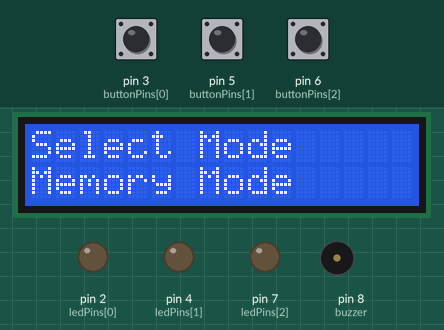
This sketch was run on a simulated Arduino Uno, built with avr-gcc and run on an emulated ATmega328P. Shown: 16×2 character LCD, output pins drawn as LEDs (lit = HIGH), buzzer (waves = sounding). Dashed ring = blinking. The test bench sets the inputs (shaded band); at power-on: pin 5 (buttonPins[1]) HIGH, pin 6 (buttonPins[2]) HIGH, pin 3 (buttonPins[0]) HIGH. Random numbers use the default seed unless the sketch sets one.

Above: at 1.2 s.
1.3 s: pin 5 (buttonPins[1]) pulled LOW for 0.15 s
At 2.4 s:
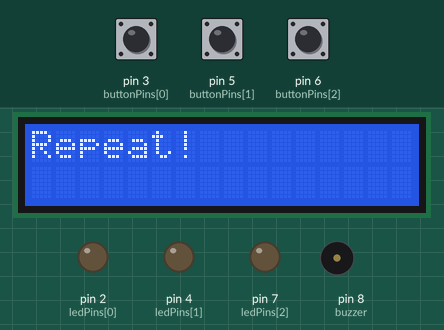
4.4 s: pin 6 (buttonPins[2]) pulled LOW for 3.2 s
At 9.8 s:
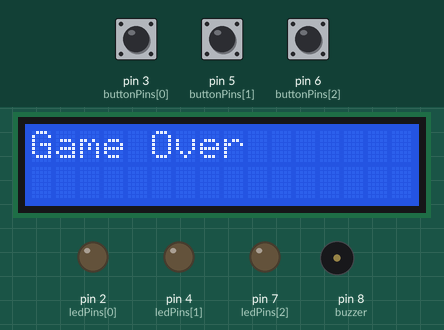
9.9 s: pin 3 (buttonPins[0]) pulled LOW for 3.2 s
At 11.47 s:
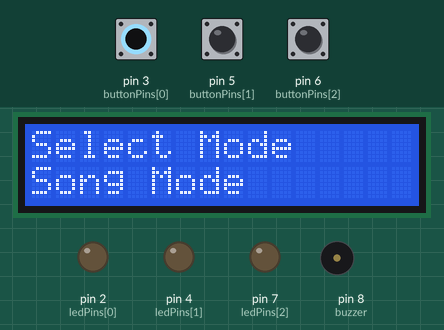
14.6 s: pin 3 (buttonPins[0]) pulled LOW for 0.15 s
16.3 s: pin 5 (buttonPins[1]) pulled LOW for 1 s
At 17.63 s:
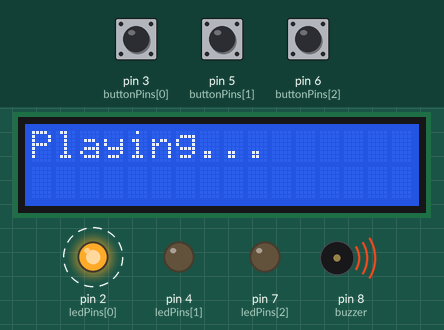
Timing chart, 0 to 20.3 s (numbered marks = the images above; inputs shaded):
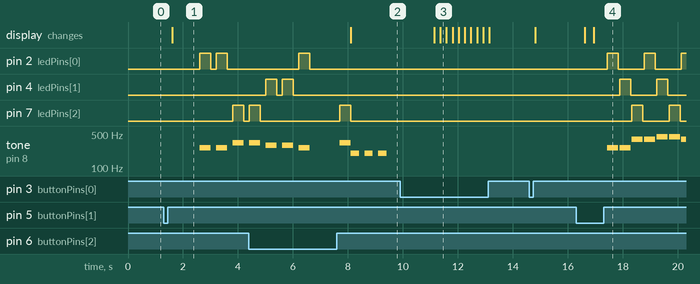

Measured:
- after the input at 1.3 s, pin 2 (ledPins[0]): alternates HIGH for 0.40 s and LOW for 0.20 s, starting after 1.3 s; pin 7 (ledPins[2]): LOW → HIGH after 2.5 s, → LOW 0.40 s later; tone on pin 8 (buzzer): plays 262 Hz for 0.40 s, 262 Hz for 0.40 s, 330 Hz for 0.40 s, starting after 1.3 s; the display: changes after 0.31 s (image 1)
- after the input at 4.4 s, the display: changes after 3.7 s (image 2)
- after the input at 16.3 s, pin 2 (ledPins[0]): alternates HIGH for 0.40 s and LOW for 0.95 s, starting after 1.1 s; pin 4 (ledPins[1]): alternates HIGH for 0.40 s and LOW for 0.95 s, starting after 1.6 s
- by itself, pin 4 (ledPins[1]): alternates HIGH for 0.40 s and LOW for 0.20 s, 4 changes in all, then stays LOW

The sketch:

Echo_Play_code.ino
```cpp
#include <Wire.h>
#include <LiquidCrystal_I2C.h>

LiquidCrystal_I2C lcd(0x27, 16, 2);

// Pins
int buttonPins[] = {3, 5, 6};
int ledPins[] = {2, 4, 7};
int buzzer = 8;

// Notes
int notes[] = {262, 294, 330};

// Main Menu
int menuIndex = 0;
String menuItems[] = {"Memory Mode", "Song Mode", "Game Mode"};;
int totalMenus = 3;

// Song Menu
int songIndex = 0;
String songItems[] = {"Twinkle", "Coffin", "Rickroll"};
int totalSongs = 3;

// Demo melody
int demoMelody[] = {0,0,2,2,1,1,0};
int demoLength = 7;

// Game
int sequence[50];
int level = 0;

// ---------------- SETUP ----------------
void setup() {
  lcd.init();
  lcd.backlight();

  for (int i = 0; i < 3; i++) {
    pinMode(buttonPins[i], INPUT_PULLUP);
    pinMode(ledPins[i], OUTPUT);
  }

  pinMode(buzzer, OUTPUT);

  randomSeed(analogRead(0));
  showMenu();
}

// ---------------- LOOP ----------------
void loop() {
  handleMenu();
}

// ---------------- MAIN MENU ----------------
void showMenu() {
  lcd.clear();
  lcd.setCursor(0,0);
  lcd.print("Select Mode");
  lcd.setCursor(0,1);
  lcd.print(menuItems[menuIndex]);
}

void handleMenu() {
  if (digitalRead(buttonPins[0]) == LOW) {
    delay(200);
    menuIndex = (menuIndex + 1) % totalMenus;
    showMenu();
  }

  if (digitalRead(buttonPins[1]) == LOW) {
    delay(300);

    if (menuIndex == 0) runMemoryMode();
    else if (menuIndex == 1) runSongMenu();
    else runGameMode();

    showMenu();
  }
}

void runSongMenu() {

  int lastIndex = -1;

  while (true) {

    // Update display only when needed
    if (songIndex != lastIndex) {
      lcd.clear();
      lcd.setCursor(0, 0);
      lcd.print("Select Song");

      lcd.setCursor(0, 1);
      lcd.print("> ");
      lcd.print(songItems[songIndex]);

      lastIndex = songIndex;
    }

    // Scroll button
    if (digitalRead(buttonPins[0]) == LOW) {
      delay(200);
      songIndex = (songIndex + 1) % totalSongs;
    }

    // Select button (ONLY ONE BLOCK)
    if (digitalRead(buttonPins[1]) == LOW) {
      delay(300);

      lcd.clear();
      lcd.print("Playing...");
      delay(500);

      if (songIndex == 0) playTwinkle();
      else if (songIndex == 1) playCoffinDance();
      else playRickroll();

      delay(1000);

      lastIndex = -1; // refresh menu after playing
    }

    // Exit button
    if (digitalRead(buttonPins[2]) == LOW) {
      delay(300);
      return;
    }
  }
}
// ---------------- MEMORY MODE ----------------
void runMemoryMode() {
  lcd.clear();
  lcd.print("Repeat!");

  delay(1000);
  playDemo();

  if (checkDemoInput()) successSound();
  else gameOver();

  delay(1500);
}

void playDemo() {
  for (int i=0;i<demoLength;i++){
    int n=demoMelody[i];

    digitalWrite(ledPins[n], HIGH);
    tone(buzzer, notes[n]);
    delay(400);

    digitalWrite(ledPins[n], LOW);
    noTone(buzzer);
    delay(200);
  }
}

bool checkDemoInput() {
  for (int i=0;i<demoLength;i++){
    int input = waitForButton();

    digitalWrite(ledPins[input], HIGH);
    tone(buzzer, notes[input]);
    delay(400);

    digitalWrite(ledPins[input], LOW);
    noTone(buzzer);

    if (input != demoMelody[i]) return false;
  }
  return true;
}

// ---------------- GAME MODE ----------------
void runGameMode() {
  level = 0;

  while (true) {
    sequence[level] = random(0,3);

    lcd.clear();
    lcd.print("Level ");
    lcd.print(level+1);

    delay(800);

    for (int i=0;i<=level;i++){
      int n=sequence[i];

      digitalWrite(ledPins[n], HIGH);
      tone(buzzer, notes[n]);
      delay(400);

      digitalWrite(ledPins[n], LOW);
      noTone(buzzer);
      delay(200);
    }

    for (int i=0;i<=level;i++){
      int input = waitForButton();

      digitalWrite(ledPins[input], HIGH);
      tone(buzzer, notes[input]);
      delay(400);

      digitalWrite(ledPins[input], LOW);
      noTone(buzzer);

      if (input != sequence[i]) {
        gameOver();
        return;
      }
    }

    successSound();
    level++;
  }
}

// ---------------- SONGS ----------------
void playTwinkle() {
  int melody[] = {
    262,262,392,392,440,440,392,
    349,349,330,330,294,294,262
  };

  int duration[] = {
    400,400,400,400,400,400,800,
    400,400,400,400,400,400,800
  };

  playMelody(melody, duration, 14);
}

void playCoffinDance() {
  int melody[] = {
    262,262,262,262,
    294,294,294,294,
    330,330,330,330,
    294,294,294,294,
    262,262,262,262
  };

  int duration[] = {
    250,250,250,250,
    250,250,250,250,
    250,250,250,250,
    250,250,250,250,
    300,300,300,300
  };

  playMelody(melody, duration, 20);
}

void playRickroll() {
  int melody[] = {
    294,330,349,330,
    294,262,294,330,
    349,330,294
  };

  int duration[] = {
    300,300,400,300,
    300,300,300,400,
    300,300,600
  };

  playMelody(melody, duration, 11);
}

void playMelody(int melody[], int duration[], int length) {
  for (int i=0;i<length;i++){
    digitalWrite(ledPins[i % 3], HIGH);

    tone(buzzer, melody[i]);
    delay(duration[i]);

    digitalWrite(ledPins[i % 3], LOW);
    noTone(buzzer);
    delay(50);
  }
}

// ---------------- BUTTON ----------------
int waitForButton() {
  while (true) {
    for (int i=0;i<3;i++){
      if (digitalRead(buttonPins[i])==LOW){
        delay(30);
        if (digitalRead(buttonPins[i])==LOW){
          while(digitalRead(buttonPins[i])==LOW);
          delay(100);
          return i;
        }
      }
    }
  }
}

// ---------------- SOUND ----------------
void successSound() {
  tone(buzzer,1000);
  delay(300);
  noTone(buzzer);
}

void gameOver() {
  lcd.clear();
  lcd.print("Game Over");

  for(int i=0;i<3;i++){
    tone(buzzer,200);
    delay(300);
    noTone(buzzer);
    delay(200);
  }
}
```
